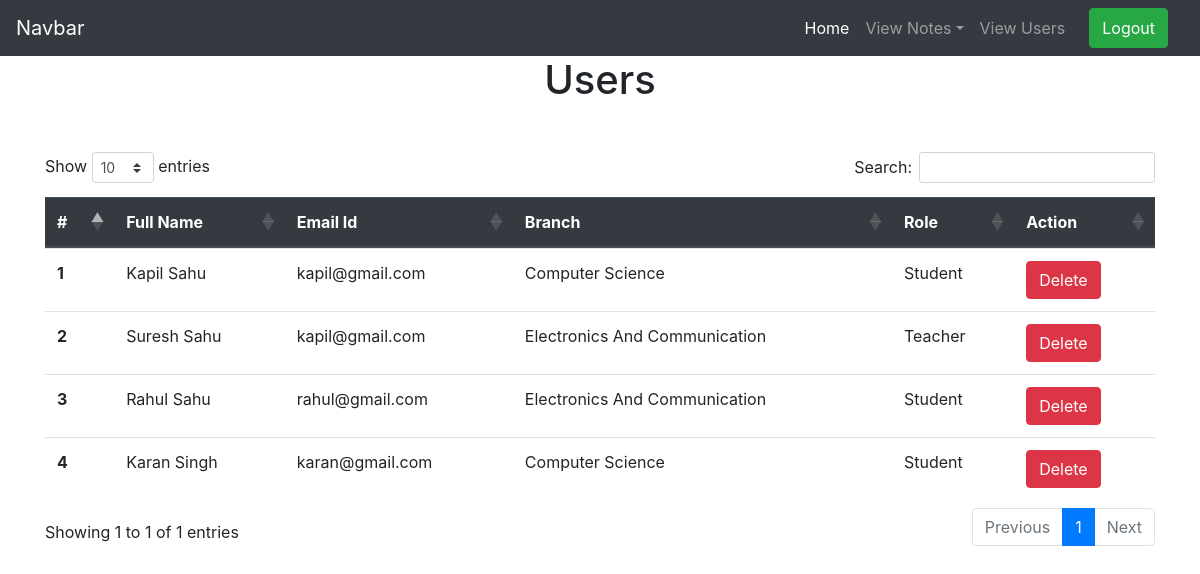
The page /view_users (signed in) on the database as committed earlier.
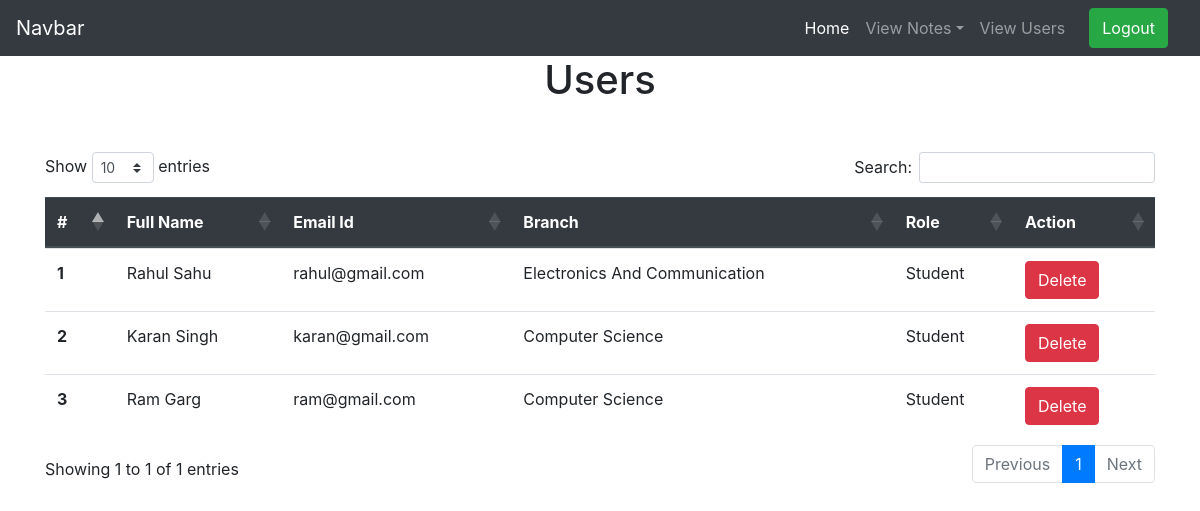
The same page on the database as committed later.
### notes/models.py (models this page shows, shortened)
class Signup(models.Model):
    user = models.ForeignKey(User,on_delete=models.CASCADE)
    branch =models.CharField(max_length=30,null=True)
    role =models.CharField(max_length=15,null=True)

### notes/views.py (the view)
# urls.py: path('view_users',view_users, name='view_users'),
def view_users(request):
    if not request.user.is_authenticated:
           return redirect('index')
    users = Signup.objects.all()
    d={'users':users}
    return render(request,'notes/view_users.html',d)

### notes/templates/notes/view_users.html (shortened to what this page needs)
{% extends 'notes/admin_nav.html' %}
{% load static %}
{% block body %}
<link rel="stylesheet" href="https://cdnjs.cloudflare.com/ajax/libs/twitter-bootstrap/4.5.2/css/bootstrap.css">
<link rel="stylesheet" href="https://cdn.datatables.net/1.10.23/css/dataTables.bootstrap4.min.css">
<h1 class="text-center">Users </h1>
<div class="container mt-5">
    <table class="table" id="example">
        <thead class="thead-dark">
          <tr>
            <th scope="col">#</th>
            <th scope="col">Full Name</th>
            <th scope="col">Email Id</th>
            <th scope="col">Branch</th>
            <th scope="col">Role</th>
            <th scope="col">Action</th>
          </tr>
        </thead>
        {% for i in users %}
        <tbody>
          <tr>
            <th scope="row">{{forloop.counter }}</th>
            <td style="text-transform: capitalize;">{{i.user.first_name}} {{i.user.last_name}}</td>
            <td>{{i.user.email}}</td>
            <td>{{i.branch}}</td>
            <td>{{i.role}}</td>
            <td><a href="{% url 'delete_users' i.user.id %}" class="btn btn-danger" onclick="return confirm('Are You Sure')">Delete</a></td>
          </tr>
        </tbody>
        {% endfor %}
      </table>
</div>
{% endblock %}

Rows that differ between the two databases and show on the page:
removed Signup: user.first_name "Kapil", user.last_name "Sahu", user.email "kapil@gmail.com", branch "Computer Science", role "Student"
removed Signup: user.first_name "Suresh", user.last_name "Sahu", user.email "kapil@gmail.com", branch "Electronics And Communication", role "Teacher"
added Signup: user.first_name "Ram", user.last_name "Garg", user.email "ram@gmail.com", branch "Computer Science", role "Student"
